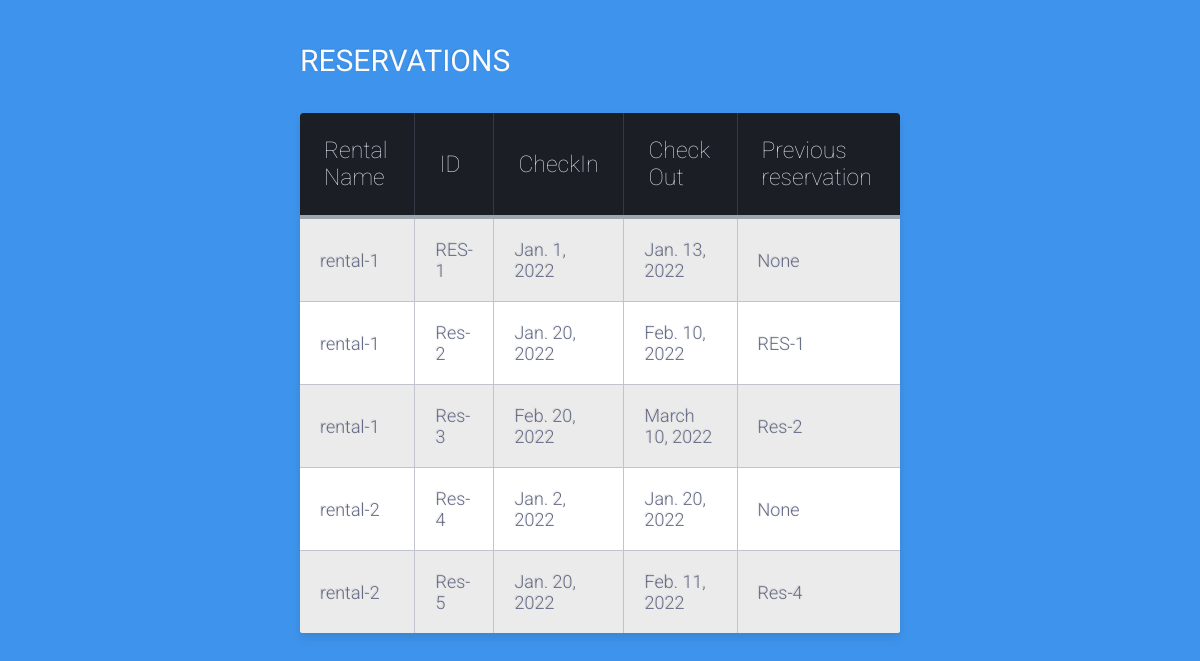
/, run on an earlier commit of the app's database.
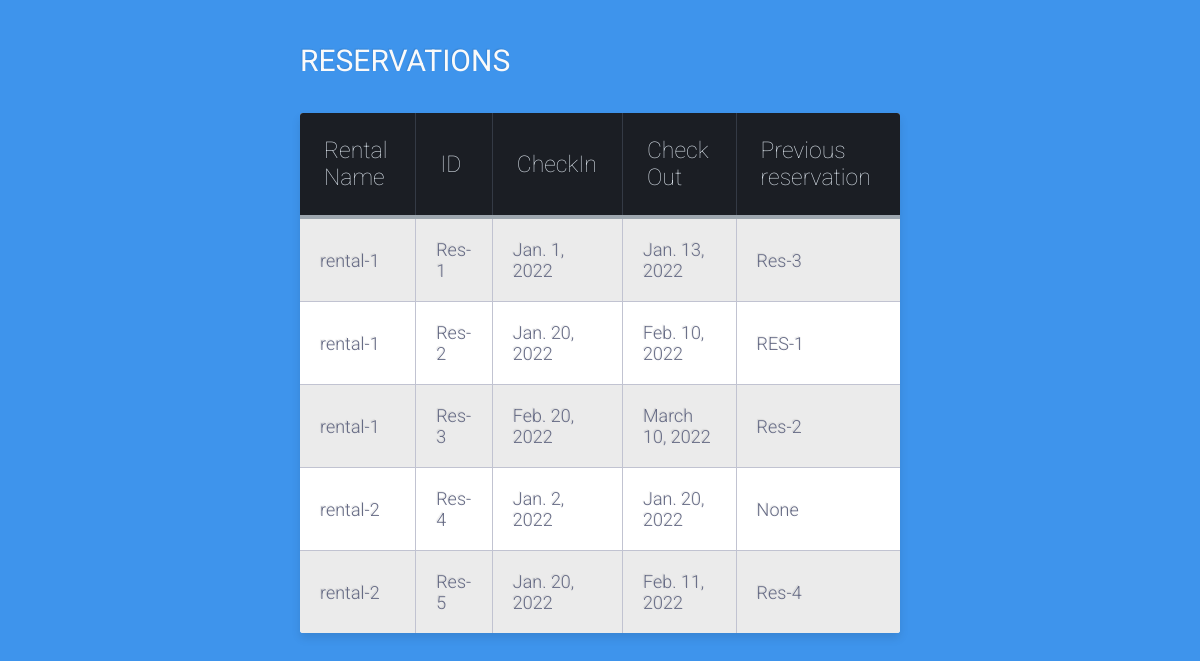
And on a later commit of the database.
### App/models.py (models this page shows, shortened)
class Reservation(models.Model):
    rental_id = models.ForeignKey(Rental, on_delete = models.CASCADE)
    reservation_id = models.CharField(max_length=200)
    checkin = models.DateField()
    checkout = models.DateField()
    previous_reservation = models.TextField(null=True, blank=True)

class Rental(models.Model):
    name = models.TextField()

### App/views.py (the view)
# urls.py: path("", views.index, name="index"),
def index(request):
    all_reservations = Reservation.objects.all()
    context = {"reservations":all_reservations}
    return render(request, "index.html", context)

### App/templates/index.html (shortened to what this page needs)
{% load static %}
<link href="{% static 'style.css' %}" rel='stylesheet' type='text/css'>
<html lang="en">
<head>
</head>
<body>
<div class="table-title">
<h3>Reservations</h3>
</div>
<table class="table-fill">
<thead>
<tr>
<th class="text-left">Rental Name</th>
<th class="text-left">ID</th>
<th class="text-left">CheckIn</th>
<th class="text-left">Check Out</th>
<th class="text-left">Previous reservation</th>
</tr>
</thead>
<tbody class="table-hover">
   {% for reservation in reservations %}
<tr>
<td class="text-left">{{reservation.rental_id.name}}</td>
<td class="text-left">{{reservation.reservation_id}}</td>
<td class="text-left">{{reservation.checkin}}</td>
<td class="text-left">{{reservation.checkout}}</td>
{% if reservation.previous_reservation == "None" %}
<td class="text-left">...</td>
{% elif  reservation.previous_reservation == "" %}
<td class="text-left">...</td>
{% else %}
<td class="text-left">{{reservation.previous_reservation}}</td>
{% endif %}
</tr>
{% endfor %}
</tbody>
</table>
  </body>

### App/static/style.css (style rules this page uses)
body { background-color: #3e94ec; font-family: "Roboto", helvetica, arial, sans-serif; font-size: 16px; font-weight: 400; text-rendering: optimizeLegibility; }
div.table-title { display: block; margin: auto; max-width: 600px; padding:5px; width: 100%; }
.table-title h3 { color: #fafafa; font-size: 30px; font-weight: 400; font-style:normal; font-family: "Roboto", helvetica, arial, sans-serif; text-shadow: -1px -1px 1px rgba(0, 0, 0, 0.1); text-transform:uppercase; }
.table-fill { background: white; border-radius:3px; border-collapse: collapse; height: 320px; margin: auto; max-width: 600px; padding:5px; width: 100%; box-shadow: 0 5px 10px rgba(0, 0, 0, 0.1); animation: float 5s infinite; }
th { color:#D5DDE5;; background:#1b1e24; border-bottom:4px solid #9ea7af; border-right: 1px solid #343a45; font-size:23px; font-weight: 100; padding:24px; text-align:left; text-shadow: 0 1px 1px rgba(0, 0, 0, 0.1); vertical-align:middle; }
th:first-child { border-top-left-radius:3px; }
th:last-child { border-top-right-radius:3px; border-right:none; }
tr { border-top: 1px solid #C1C3D1; border-bottom-: 1px solid #C1C3D1; color:#666B85; font-size:16px; font-weight:normal; text-shadow: 0 1px 1px rgba(256, 256, 256, 0.1); }
tr:first-child { border-top:none; }
tr:last-child { border-bottom:none; }
tr:nth-child(odd) td { background:#EBEBEB; }
tr:last-child td:first-child { border-bottom-left-radius:3px; }
tr:last-child td:last-child { border-bottom-right-radius:3px; }
td { background:#FFFFFF; padding:20px; text-align:left; vertical-align:middle; font-weight:300; font-size:18px; text-shadow: -1px -1px 1px rgba(0, 0, 0, 0.1); border-right: 1px solid #C1C3D1; }
td:last-child { border-right: 0px; }
th.text-left { text-align: left; }
td.text-left { text-align: left; }

What changed in the data, as far as the page shows it:
changed Reservation: reservation_id "RES-1" → "Res-1"; previous_reservation "None" → "Res-3"
